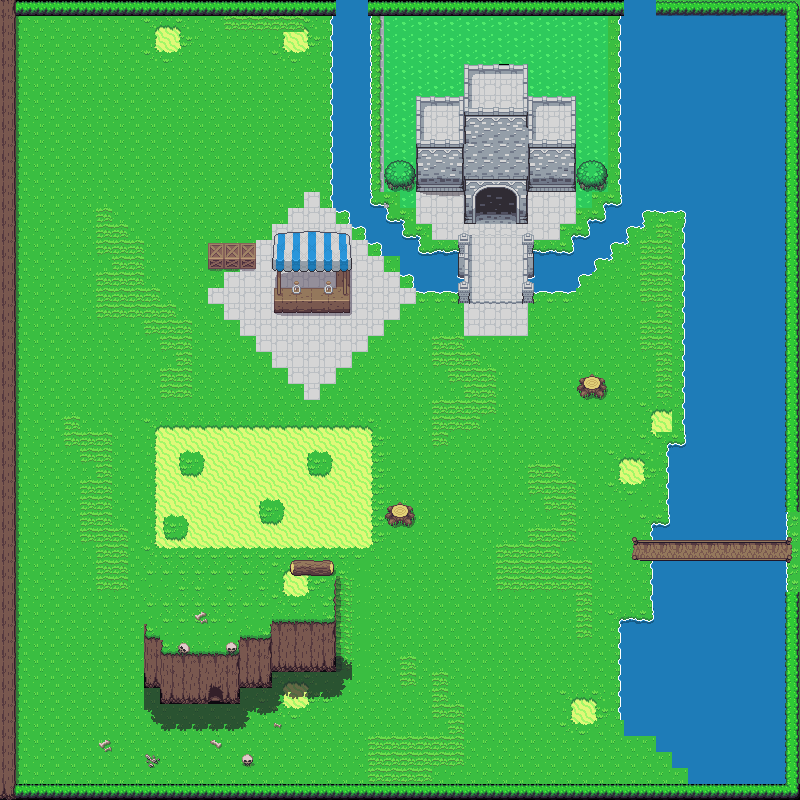

Tiled map render using the project's own tile images. Description and the map definition, with tile-layer contents summarised, below:
An orthogonal 50x50 tile map with 16x16 px tiles, 3 tile layers (Base, Objects, Overhangs) and 57 objects (potionMaster, toDragonLayer, toGOTOTHEVOID, out, right).

<map version="1.10" tiledversion="1.11.2" orientation="orthogonal" renderorder="right-down" width="50" height="50" tilewidth="16" tileheight="16" infinite="0" nextlayerid="8" nextobjectid="83">
 <editorsettings>
  <export target="MainOutside.lua" format="lua" />
 </editorsettings>
 <tileset firstgid="1" name="overworld" tilewidth="16" tileheight="16" tilecount="1480" columns="40">
  <image source="_tilesets/overworld.png" width="640" height="592" />
 </tileset>
 <layer id="1" name="Base" width="50" height="50">
  <data>[2500 cells, 2343 non-empty, 76 distinct tile ids]</data>
 </layer>
 <layer id="2" name="Objects" width="50" height="50">
  <data>[2500 cells, 442 non-empty, 102 distinct tile ids]</data>
 </layer>
 <layer id="3" name="Overhangs" width="50" height="50">
  <data>[2500 cells, 121 non-empty, 49 distinct tile ids]</data>
 </layer>
 <objectgroup id="4" name="Walls">
  <object id="4" x="272" y="620" width="64" height="52" />
  <object id="5" x="332" y="576" width="4" height="44" />
  <object id="7" x="240" y="638" width="32" height="50" />
  <object id="8" x="160" y="652" width="48" height="52" />
  <object id="9" x="208" y="652" width="32" height="32" />
  <object id="10" x="224" y="684" width="16" height="20" />
  <object id="11" x="144" y="640" width="16" height="48" />
  <object id="13" x="144" y="624" width="4" height="16" />
  <object id="14" x="288" y="560" width="48" height="16" />
  <object id="16" x="416" y="112" width="64" height="80" />
  <object id="21" x="336" y="0" width="32" height="208" />
  <object id="22" x="352" y="208" width="16" height="16" />
  <object id="23" x="368" y="208" width="16" height="32" />
  <object id="24" x="384" y="224" width="16" height="32" />
  <object id="25" x="456" y="244" width="16" height="56" />
  <object id="26" x="400" y="240" width="16" height="32" />
  <object id="27" x="416" y="256" width="48" height="32" />
  <object id="28" x="528" y="256" width="48" height="32" />
  <object id="29" x="576" y="240" width="16" height="32" />
  <object id="30" x="592" y="224" width="16" height="36" />
  <object id="31" x="608" y="204" width="16" height="36" />
  <object id="32" x="624" y="192" width="16" height="32" />
  <object id="33" x="624" y="0" width="32" height="192" />
  <object id="36" x="388" y="504" width="24" height="24" />
  <object id="37" x="579" y="376" width="24" height="23" />
  <object id="39" x="0" y="0" width="16" height="800" />
  <object id="40" x="16" y="784" width="784" height="16" />
  <object id="41" x="784" y="592" width="16" height="192" />
  <object id="42" x="768" y="564" width="16" height="44" />
  <object id="43" x="768" y="496" width="16" height="40" />
  <object id="44" x="784" y="0" width="16" height="512" />
  <object id="46" x="656" y="528" width="16" height="8" />
  <object id="47" x="672" y="448" width="16" height="80" />
  <object id="48" x="672" y="444" width="12" height="4" />
  <object id="49" x="688" y="208" width="16" height="240" />
  <object id="50" x="640" y="192" width="64" height="16" />
  <object id="53" x="640" y="536" width="148" height="4">
   <properties>
    <property name="destX" type="int" value="9" />
    <property name="destY" type="int" value="145" />
   </properties>
  </object>
  <object id="54" x="640" y="560" width="148" height="4" />
  <object id="55" x="656" y="564" width="16" height="60" />
  <object id="56" x="640" y="624" width="32" height="16" />
  <object id="59" x="624" y="624" width="16" height="96" />
  <object id="61" x="624" y="720" width="32" height="16" />
  <object id="63" x="656" y="736" width="16" height="16" />
  <object id="64" x="672" y="752" width="16" height="16" />
  <object id="71" x="688" y="768" width="16" height="16" />
  <object id="72" x="520" y="244" width="16" height="56" />
  <object id="76" x="516" y="116" width="60" height="76" />
  <object id="77" x="516" y="192" width="12" height="32" />
  <object id="78" x="464" y="192" width="12" height="32" />
  <object id="79" x="272" y="288" width="80" height="24" />
  <object id="80" x="304" y="256" width="48" height="32" />
  <object id="82" x="16" y="0" width="780" height="16" />
 </objectgroup>
 <objectgroup id="7" name="NPC">
  <object id="38" name="potionMaster" x="312" y="284">
   <properties>
    <property name="behindCounter" type="bool" value="true" />
   </properties>
   <point />
  </object>
 </objectgroup>
 <objectgroup id="5" name="Transitions">
  <object id="2" name="toDragonLayer" x="208" y="684" width="16" height="4">
   <properties>
    <property name="destX" type="int" value="248" />
    <property name="destY" type="int" value="705" />
   </properties>
  </object>
  <object id="19" name="toGOTOTHEVOID" x="480" y="176" width="36" height="4" />
  <object id="34" name="toThe_king" type="out" x="476" y="192" width="40" height="4">
   <properties>
    <property name="destX" type="int" value="160" />
    <property name="destY" type="int" value="445" />
   </properties>
  </object>
  <object id="81" name="toOpening" type="right" x="800" y="512" width="4" height="80">
   <properties>
    <property name="destX" type="int" value="15" />
    <property name="destY" type="int" value="160" />
   </properties>
  </object>
 </objectgroup>
</map>
